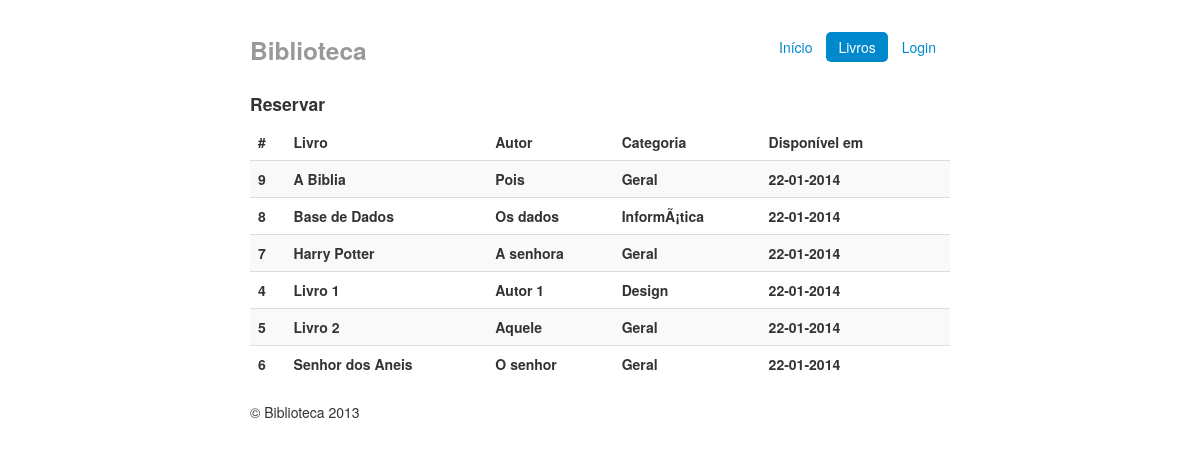
The app's page /index.php?do=livros with its own data.
### tables this page shows
CREATE TABLE `Livro` (
  `ID_Livro` int(11) NOT NULL AUTO_INCREMENT,
  `nome` varchar(120) NOT NULL,
  `autor` varchar(120) NOT NULL,
  `edicao` varchar(120) NOT NULL,
  `data` int(11) NOT NULL,
  PRIMARY KEY (`ID_Livro`)
);

CREATE TABLE `Categoria` (
  `ID_Categoria` int(11) NOT NULL AUTO_INCREMENT,
  `Nome` varchar(30) NOT NULL,
  PRIMARY KEY (`ID_Categoria`)
);

### models/basededados.php (called while the page is built, shortened)
<?php
	function ligarAoServidor() {
		$ligacao = mysql_connect(SERVIDOR,UTILIZADOR,PASS);
		if (!$ligacao) {
		    die('Não foi possível conectar: ' . mysql_error());
		} else {
			return $ligacao;
		}
	}
	function lista($tabela,$ordem="",$asc="",$limiteInferior="",$limiteSuperior="") {
		$limite = '';
		if($ordem != '' && $asc != '') {
			$ordem = "ORDER BY ".$ordem." ".$asc;
		}
		$s = "SELECT * FROM ".$tabela." ".$ordem." ".$limite;
		$q = mysql_query($s) or die(mysql_error());
		if(mysql_num_rows($q) > 0) {
			while($result[] = mysql_fetch_object($q));
			return $result;
		} else {
			return false;
		}
	}
	function pesquisaCategoriaLivro($id_livro) {
		$s = "SELECT Categoria.nome FROM Categoria,Categoria_Livro WHERE Categoria.ID_Categoria = Categoria_Livro.ID_Categoria AND Categoria_Livro.ID_Livro = $id_livro";
		$q = mysql_query($s) or die(mysql_error());
		if(mysql_num_rows($q) > 0) {
			$res = mysql_fetch_row($q);
			return $res[0];
		}
	}
	function calcDisponibilidade($ID_Livro) {
		$s = "SELECT dataentrega FROM Reserva WHERE ID_Livro = $ID_Livro ORDER BY dataentrega DESC";
		$q = mysql_query($s) or die(mysql_error());
		if(mysql_num_rows($q) > 0) {
			$res = mysql_fetch_row($q);
			return $res[0];
		}else{
			return time();
		}
	}
?>

### views/listaLivros.php (the view, shortened to what this page needs)
<div class="row-fluid">
  <div class="span12">
    <h4>Reservar</h4>
    <table class="table table-striped">
        <thead>
          <tr>
            <th>#</th>
            <th>Livro</th>
            <th>Autor</th>
            <th>Categoria</th>
            <th>Disponível em</th>
          </tr>
        </thead>
        <tbody>
          <?php foreach($livros as $l) { if(is_object($l)) { ?>
            <tr>
              <th><?=$l->ID_Livro?></th>
              <th><?=$l->nome?></th>
              <th><?=$l->autor?></th>
              <th><?=pesquisaCategoriaLivro($l->ID_Livro)?></th>
              <th><?php
                      if(calcDisponibilidade($l->ID_Livro))
                        echo date('d-m-Y',calcDisponibilidade($l->ID_Livro));
                  ?>
                </th>
              <th><?php if(isset($_SESSION['ID_Utilizador'])) {?> <a href="index.php?do=reservar&livro=<?=$l->ID_Livro?>"<button class="btn btn-primary"> Requisitar </button></a><?php } ?> </th>
            </tr>
          <?php } } ?>
        </tbody>
    </table>
  </div>
</div>

### index.php (shortened to what this page needs)
<?php
	require_once './models/basededados.php';
	if(ligarAoServidor()){
		if(isset($_GET['do'])) {
			if($_GET['do'] == 'livros') {
				listaLivros();
			}
		} else {
			$menu = 'home';
			$vista = "views/homepage_view.php";
			include("views/includes/front_template.php");
		}
	}
	function listaLivros() {
		$livros = lista('Livro','nome','ASC');
		$menu = 'livros';
		include("views/includes/front_template.php");
	}
?>

### views/includes/front_template.php (shortened to what this page needs)
<!doctype html>
<html lang="pt">
  <head>
    <link href="./css/bootstrap.css" rel="stylesheet">
    <link href="./css/bootstrap-responsive.css" rel="stylesheet">
  </head>
  <body style="">
    <div class="container-narrow">
      <div class="masthead">
        <ul class="nav nav-pills pull-right">
          <li <?php if($menu == 'home'){ ?> class="active" <?php } ?>><a href="index.php">Início</a></li>
          <li <?php if($menu == 'livros'){ ?> class="active" <?php } ?>><a href="index.php?do=livros">Livros</a></li>
          <?php
            if(isset($_SESSION['ID_Utilizador'])){
              if($menu == 'minhasreservas'){ echo "<li class='active'><a href='index.php?do=minhasreservas'>As minhas reservas</a>"; }
              else { echo "<li><a href='index.php?do=minhasreservas'>As minhas reservas</a>"; }
              echo "<li><a href='#'>Olá, ".$_SESSION['nome']."</a></li>";
              echo "<li><a href='login.php?do=logout'>Terminar Sessão</a></li>";
            } else{
              if($menu == 'login'){echo "<li class='active'><a href='login.php'>Login</a></li>";}
              else {echo "<li><a href='login.php'>Login</a></li>";}
            }
          ?>
        </ul>
        <h3 class="muted">Biblioteca</h3>
      </div>
      <?php include($vista); ?>
      <div class="footer">
        <p>© Biblioteca 2013</p>
      </div>
    </div>
  </body>
</html>

### views/includes/front_template.php (style rules this page uses)
body { padding-top: 20px; padding-bottom: 40px; }
.container-narrow { margin: 0 auto; max-width: 700px; }

### records on screen
livro: ID_Livro "9", nome "A Biblia", autor "Pois", ID_Livro.Nome "Geral", ID_Livro "22-01-2014"
livro: ID_Livro "8", nome "Base de Dados", autor "Os dados", ID_Livro.Nome "InformÃ¡tica", ID_Livro "22-01-2014"
livro: ID_Livro "7", nome "Harry Potter", autor "A senhora", ID_Livro.Nome "Geral", ID_Livro "22-01-2014"
livro: ID_Livro "4", nome "Livro 1", autor "Autor 1", ID_Livro.Nome "Design", ID_Livro "22-01-2014"
livro: ID_Livro "5", nome "Livro 2", autor "Aquele", ID_Livro.Nome "Geral", ID_Livro "22-01-2014"
livro: ID_Livro "6", nome "Senhor dos Aneis", autor "O senhor", ID_Livro.Nome "Geral", ID_Livro "22-01-2014"
